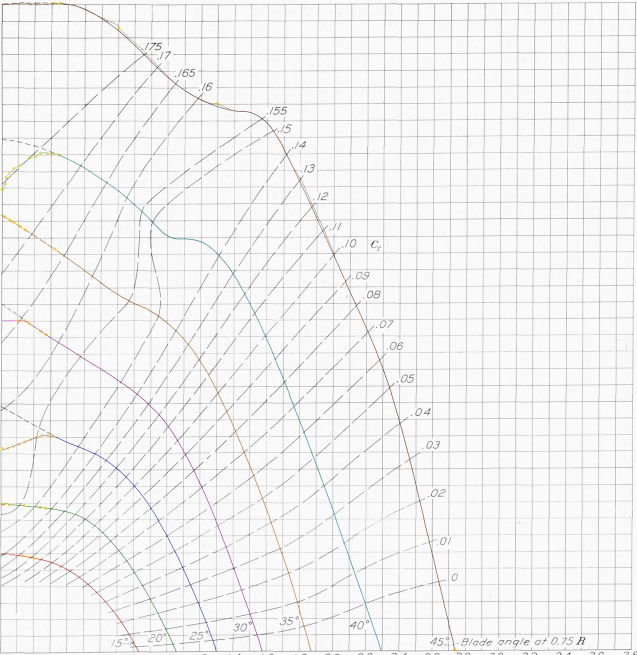
#> input picture validation/cases/naca_r640_5868_9_4blade/extraction/ov_f11_cp_3b.png, 1910 x 1965 px, given in place of pg8-000.png, which was not available (shown at 1/3 size)
$ python run_f6.py
#> lines starting #> are read from the running program, lines starting #| are printed output that depends on the picture; pictures that were not available may be replaced by others from this repository, and a replacement may not be noted
### validation/cases/naca_r640_5868_9_4blade/extraction/digilib.py
"""Small curve-tracing digitiser for scanned NACA charts (raster).

Workflow per figure: (1) find gridline pixel positions (long dark rows/cols),
(2) calibrate pixel->data from labelled gridlines, (3) trace each curve from a
seed point by following the dark ridge (gridlines suppressed), (4) overlay.
"""
import numpy as np
from PIL import Image, ImageDraw
from scipy import ndimage as ndi


def load_gray(path):
#> called with path = '../pg8-000.png'
    return np.array(Image.open(path).convert('L')).astype(float)


# [20 lines left out: function gridlines, not called in this run]


def darkness_map(gray, vlines=(), hlines=(), half=2, blur=1.0, atten=0.35):
    """Darkness 0..1 with gridlines blanked (so the tracker is not pulled along them)."""
    d = np.clip((235.0 - gray) / 170.0, 0, 1)
    d = ndi.gaussian_filter(d, blur)
    for x in vlines:
        xi = int(round(x)); d[:, max(0, xi - half):xi + half + 1] *= atten
    for y in hlines:
        yi = int(round(y)); d[max(0, yi - half):yi + half + 1, :] *= atten
    return d


def _sample(d, xs, ys):
    return ndi.map_coordinates(d, [ys, xs], order=1, mode='constant', cval=0.0)


def trace(d, seed, angle_deg, box, step=3.0, look=20.0, max_turn=30, turn_pen=0.003,
          min_score=0.07, max_gap=8, max_steps=4000, stop=None, recentre=3):
    """Follow a dark line from seed (x,y) heading angle_deg (image coords, 0=+x, 90=+y down).
    stop(x,y)->bool optional. Returns array of (x,y) points."""
    x, y = map(float, seed)
    th = np.deg2rad(angle_deg)
    pts = [(x, y)]
    gap = 0
    x0, y0, x1, y1 = box
    t = np.arange(2.0, look + 0.01, 1.0)
    for _ in range(max_steps):
        best = None
        for dd in np.arange(-max_turn, max_turn + 0.1, 2.0):
            a = th + np.deg2rad(dd)
            sc = _sample(d, x + t * np.cos(a), y + t * np.sin(a)).mean() - turn_pen * abs(dd)
            if best is None or sc > best[0]:
                best = (sc, a)
        sc, a = best
        if sc < min_score:
            gap += 1
            if gap > max_gap:
                break
            a = th  # coast straight through a gap (gridline crossing, dash gap)
        else:
            gap = 0
        nx, ny = x + step * np.cos(a), y + step * np.sin(a)
        if recentre and gap == 0:
            # move to the darkness centroid across the line
            nrm = a + np.pi / 2
            s = np.arange(-recentre, recentre + 0.01, 0.5)
            w = _sample(d, nx + s * np.cos(nrm), ny + s * np.sin(nrm))
            if w.sum() > 0:
                off = float((w * s).sum() / w.sum())
                nx += off * np.cos(nrm); ny += off * np.sin(nrm)
        # update heading smoothly
        h = np.arctan2(ny - y, nx - x)
        th = np.arctan2(0.6 * np.sin(th) + 0.4 * np.sin(h), 0.6 * np.cos(th) + 0.4 * np.cos(h)) if gap == 0 else th
        x, y = nx, ny
        if not (x0 <= x <= x1 and y0 <= y <= y1):
            break
        if stop is not None and stop(x, y):
            pts.append((x, y)); break
        pts.append((x, y))
    # drop trailing coasted points
    if gap:
        pts = pts[:-gap] if gap < len(pts) else pts
    return np.array(pts)


class Axis:
    """Linear pixel->value map from two (pixel, value) pairs, optionally least squares over many."""
    def __init__(self, pairs):
        p = np.array(pairs, float)
        A = np.vstack([p[:, 0], np.ones(len(p))]).T
        self.k, self.c = np.linalg.lstsq(A, p[:, 1], rcond=None)[0]
        self.resid = p[:, 1] - (self.k * p[:, 0] + self.c)

    def __call__(self, px):
        return self.k * np.asarray(px) + self.c

    def inv(self, v):
        return (np.asarray(v) - self.c) / self.k


def overlay(gray, box, curves, path, marks=None, scale=1.0):
    """curves: list of (pts_px Nx2, colour). marks: list of (x,y,colour) points drawn as circles."""
    x0, y0, x1, y1 = box
    im = Image.fromarray(gray[y0:y1, x0:x1].astype(np.uint8)).convert('RGB')
    dr = ImageDraw.Draw(im)
    for pts, col in curves:
        q = [(px - x0, py - y0) for px, py in pts]
        if len(q) > 1:
            dr.line(q, fill=col, width=1)
    if marks:
        for mx, my, col in marks:
            dr.ellipse([mx - x0 - 4, my - y0 - 4, mx - x0 + 4, my - y0 + 4], outline=col, width=2)
    if scale != 1.0:
        im = im.resize((int(im.width * scale), int(im.height * scale)))
    im.save(path)


# [63 lines left out: functions coord_crop, trace_both, line_maps, grid_positions, refine_cross, not called in this run]


class Affine:
    """data = A @ [px, py, 1]; fitted on refined gridline crossings."""
    # [7 lines left out: function __init__, not called in this run]

    def __call__(self, pts):
        pts = np.atleast_2d(pts)
        return np.column_stack([pts, np.ones(len(pts))]) @ self.A

    def inv(self, dat):
        dat = np.atleast_2d(dat)
        return np.column_stack([dat, np.ones(len(dat))]) @ self.Ai


# [34 lines left out: function guided_trace, not called in this run]

### validation/cases/naca_r640_5868_9_4blade/extraction/calib.py
import sys, numpy as np
from digilib import *
def normalise(g, size=41):
#> called with size = 41
    from scipy import ndimage as ndi
    bg = ndi.maximum_filter(ndi.median_filter(g[::4, ::4], 9), 5)
    bg = ndi.zoom(bg, 4, order=1)[:g.shape[0], :g.shape[1]]
#> bg: shape (1965, 1910) float64
    return np.clip(g / np.maximum(bg, 1) * 250.0, 0, 255)

# [8 lines left out: function grids, not called in this run]
# [5 lines that do not run on import are left out]


def lattice(g, box, axis, spacing=None):
    """Regular gridline lattice: mean darkness profile across the box, its period by autocorrelation,
    then every lattice line refined to the local profile peak (+-4 px). Returns list of positions."""
#> called with box = (390, 1640, 2200, 3005), axis = 'v'
    x0, y0, x1, y1 = box
    d = np.clip(250.0 - g[y0:y1, x0:x1], 0, None)
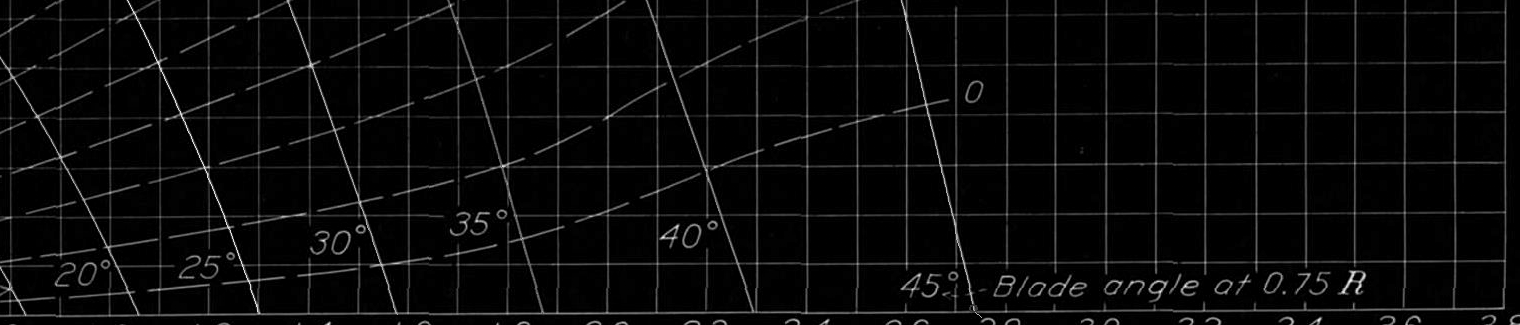
#> d: shape (325, 1520) float64; min 0, max 250, mean 9.5
    prof = d.mean(0) if axis == 'v' else d.mean(1)
#> prof = 1520 values, max 84.09 at index 906, min 0.243 at index 1508, mean 9.45
    off = x0 if axis == 'v' else y0
    prof = prof - np.median(prof)
#> prof = 1520 values, max 77.18 at index 906, min -6.67 at index 1508, mean 2.54
    if spacing is None:
        ac = np.correlate(prof, prof, 'full')[len(prof) - 1:]
#> ac = 1520 values, max 189698.2 at index 0, min -2496.7 at index 521, mean 4956.8
        lo = 30
        spacing = lo + int(np.argmax(ac[lo:200]))
#> spacing = 50
    # phase: maximise summed profile on the lattice
    best = None
    for sp in np.arange(spacing - 1.0, spacing + 1.01, 0.05):
        for ph in np.arange(0, sp, 0.5):
            pos = np.arange(ph, len(prof), sp)
            s = np.interp(pos, np.arange(len(prof)), prof).mean()
            if best is None or s > best[0]:
                best = (s, ph, sp)
#> after the loop, best = (49.2, 10, 49.8)
    spacing = best[2]
#> spacing = 49.8
    pos = np.arange(best[1], len(prof), spacing)
#> pos = 31 values from 10 to 1504
    out = []
    for p in pos:
        i0, i1 = int(max(0, p - 4)), int(min(len(prof), p + 5))
        seg = prof[i0:i1]
        j = int(np.argmax(seg)) + i0
        lo, hi = max(0, j - 2), min(len(prof), j + 3)
        w = np.clip(prof[lo:hi], 0, None)
        c = (np.arange(lo, hi) * w).sum() / w.sum() if w.sum() > 0 else j
        if prof[j] > 0.25 * np.percentile(prof[np.round(pos).astype(int).clip(0, len(prof) - 1)], 50):
            out.append(off + float(c))
#> this loop made 31 passes
#> (p, i0, i1, seg, j, lo, hi, c) on passes 1 to 6: (10, 6, 15, [3.99, 4.5, 6.8, 21.94, 52.42, 25.05, 5.56, 2.79, 4.39], 10, 8, 13, 10.01), (59.8, 55, 64, [3.43, 3.5, 3.1, 2.96, 20.49, 48.16, 32.53, 4.91, 2.51], 60, 58, 63, 60.15), (109.6, 105, 114, [2.41, 2.01, 1.17, 9.34, 46.15, 43.87, 8.03, 0.346, 1.71], 109, 107, 112, 109.4), (159.4, 155, 164, [2.33, 2.81, 0.51, 8.16, 45.04, 45.81, 7.55, 0.253, 0.271], 160, 158, 163, 159.5), (209.2, 205, 214, [4.67, 4.09, 21.54, 52.26, 41.56, 3.95, 2.63, 3.26, 3.48], 208, 206, 211, 208.2), (259, 254, 263, [2.01, 3.62, 2.95, 13.01, 55.4, 33.53, 5.87, -2.08, -0.75], 258, 256, 261, 258.2)
#> (p, i0, i1, j, lo, hi, w, c) on passes 9, 13, 16, 17, 20, 21: (408.4, 404, 413, 408, 406, 411, [0, 21.98, 57.17, 37.59, 0], 408.1), (607.6, 603, 612, 607, 605, 610, [0, 10.11, 55.44, 55.33, 8.25], 607.5), (757, 752, 761, 757, 755, 760, [9.12, 62.55, 63.61, 12.47, 0], 756.5), (806.8, 802, 811, 807, 805, 810, [1.75, 48.99, 66.97, 18.91, 0], 806.8), (956.2, 952, 961, 956, 954, 959, [7.92, 56.85, 61.33, 19.41, 0], 955.6), (1006, 1001, 1010, 1007, 1005, 1010, [4.67, 48.38, 54.32, 11.38, 0], 1006.6)
#> after the loop, out = 31 values from 400 to 1894.7
    return out, spacing


def grids2(page, box, norm=True):
    g = load_gray('../pg%d-000.png' % page)
    gl = normalise(g) if norm else g
    vl, sx = lattice(gl, box, 'v'); hl, sy = lattice(gl, box, 'h')
#> after `vl, sx = lattice(gl, box, 'v')`: vl = 31 values from 400 to 1894.7; sx = 49.8
#> the loop in lattice (call 2), `for p in pos:` made 7 passes
#> (p, i0, i1, seg, j, lo, hi, c) on passes 1, 3, 4, 5, 6, 7: (17.5, 13, 22, [7.12, 6.51, 6.8, 10.38, 12.44, 9.18, 4.32, 0.422, -0.23], 17, 15, 20, 16.86), (116, 111, 120, [4.23, 10.1, 11.96, 11.11, 12.5, 15.67, 12.49, 7.04, 1.01], 116, 114, 119, 115.9), (165.2, 161, 170, [1.98, 7.76, 16.02, 17.17, 18.4, 21.23, 16.65, 6.67, 1.73], 166, 164, 169, 165.7), (214.5, 210, 219, [0.317, 2.2, 9.5, 18.87, 25.96, 26, 16.51, 7.93, 2.81], 215, 213, 218, 214.7), (263.7, 259, 268, [2.06, 6.93, 16.52, 25.15, 30.06, 28.95, 13.7, 6.83, 1.34], 263, 261, 266, 263), (313, 308, 317, [6.84, 16.2, 21.15, 24.45, 34.26, 39.09, 25.15, 12.73, 5.13], 313, 311, 316, 312.8)
#> (p, i0, i1, j, lo, hi, w, c) on pass 2: (66.75, 62, 71, 67, 65, 70, [10.64, 14.52, 15.09, 7.92, 2.32], 66.54)
#> after `hl, sy = lattice(gl, box, 'h')`: hl = [1656.9, 1706.5, 1755.9, 1805.7, 1854.7, 1903, 1952.8]; sy = 49.25
    return gl, vl, hl

### validation/cases/naca_r640_5868_9_4blade/extraction/figdig.py
"""Generic per-figure digitiser for the NACA R-640 performance charts (CT, CP, eta vs V/nD)."""
import json, numpy as np
from digilib import *
from calib import grids, grids2
from scipy import ndimage as ndi

COLS = [(255, 0, 0), (0, 150, 0), (0, 0, 255), (200, 0, 200), (255, 128, 0), (0, 170, 170), (120, 60, 0)]


def trace_curve(d, seed, heading, box, xmin, xmax, ymax, max_turn=25, turn_pen=0.012, **kw):
    def stop(x, y):
        return x < xmin or x > xmax or y > ymax
    f = trace(d, seed, heading, box, stop=stop, max_turn=max_turn, turn_pen=turn_pen, **kw)
    b = trace(d, seed, heading + 180, box, stop=stop, max_turn=max_turn, turn_pen=turn_pen, **kw)
    p = np.vstack([b[::-1], f[1:]])
    p[:, 0] = np.clip(p[:, 0], xmin, xmax); p[:, 1] = np.minimum(p[:, 1], ymax)
    return p


def dash_mask(d, p, thr=0.12):
    """True where the traced line is dashed: gaps (low darkness) within +-12 px along the path."""
    seg = np.r_[0, np.cumsum(np.hypot(*np.diff(p, axis=0).T))]
    s = np.arange(0, seg[-1], 1.0)
    xs = np.interp(s, seg, p[:, 0]); ys = np.interp(s, seg, p[:, 1])
    # max darkness across +-2 px normal to the path (approximate with a 5x5 max filter)
    dm = ndi.maximum_filter(d, size=5)
    v = ndi.map_coordinates(dm, [ys, xs], order=1)
    gap = v < thr
    gapn = np.convolve(gap.astype(float), np.ones(25), 'same') > 0
    return np.interp(seg, s, gapn.astype(float)) > 0.5


def digitize(name, page, gbox, xcal, ycal, seeds, tbox, ylim_px, xlim_px, extra_overlay_box=None,
             vthr=200, ycal_from='h', guides=None, tol=7.0, norm=False, minlen=120, tkw=None, dkw=None, extend=True):
    """xcal=(value_of_first_vline, step) ycal=(value_of_last_hline(bottom), step) ; seeds {label: (x,y,heading,max_turn)}"""
    g, vl, hl = grids2(page, gbox)
#> vl = 31 values from 400 to 1894.7
    # calibration: vertical lines -> x, horizontal lines -> y (values from index, assumes no line missed;
    # missed lines are detected by spacing and re-indexed)
    def index(lines):
        lines = np.asarray(lines); dd = np.abs(np.diff(lines))
#> after `lines = np.asarray(lines)`: lines = 31 values from 400 to 1894.7
#> after `dd = np.abs(np.diff(lines))`: dd = 30 values, max 51.01 at index 24, min 48.39 at index 20, mean 49.82
        sp = np.median(dd[dd < 1.4 * np.percentile(dd, 10)])
#> sp = 49.83
        idx = np.round(np.abs(lines - lines[0]) / sp).astype(int)
#> idx = 31 values from 0 to 30
        return idx, sp
    ix, spx = index(vl); iy, spy = index(hl[::-1])
#> after `ix, spx = index(vl)`: ix = 31 values from 0 to 30; spx = 49.83
#> after `iy, spy = index(hl[::-1])`: iy = [0, 1, 2, 3, 4, 5, 6]; spy = 49.5
    # optional explicit anchors: xcal/ycal = (value, step, anchor_px) -> index relative to the anchor line
    if len(xcal) == 3:
        ix = np.round((np.asarray(vl) - xcal[2]) / spx).astype(int)
    if len(ycal) == 3:
        iy = np.round((ycal[2] - np.asarray(hl[::-1])) / spy).astype(int)
    def robust(pairs, step):
#> called with step = 0.1
        A = Axis(pairs)
#> in __init__, `p = np.array(pairs, float)`: p = 31 pairs, first value 400 to 1894.7, second value 0 to 3
#> in __init__, `A = np.vstack([p[:, 0], np.ones(len(p))]).T`: A = 31 pairs, first value 400 to 1894.7, second value 1 to 1
#> in __init__, `self.k, self.c = np.linalg.lstsq(A, p[:, 1], rcond=None)[0]`: self.k = 0.00201; self.c = -0.802
#> in __init__, `self.resid = p[:, 1] - (self.k * p[:, 0] + self.c)`: self.resid = 31 values, max 0.00173 at index 21, min -0.00158 at index 25, mean -4.56e-16
        keep = [pr for pr, r in zip(pairs, A.resid) if abs(r) < 0.06 * abs(step)]
#> keep has the same summary as p in __init__
        return Axis(keep), len(pairs) - len(keep)
    X, dropx = robust([(p, xcal[0] + xcal[1] * i) for p, i in zip(vl, ix)], xcal[1])
#> dropx = 0
    Y, dropy = robust([(p, ycal[0] + ycal[1] * i) for p, i in zip(hl[::-1], iy)], ycal[1])
#> dropy = 0
    if dropx or dropy:
        print('  calibration: dropped %d v / %d h gridlines as outliers' % (dropx, dropy))
    d = darkness_map(g, vl, hl, **(dkw or {}))
#> in darkness_map, `d = np.clip((235.0 - gray) / 170.0, 0, 1)`:
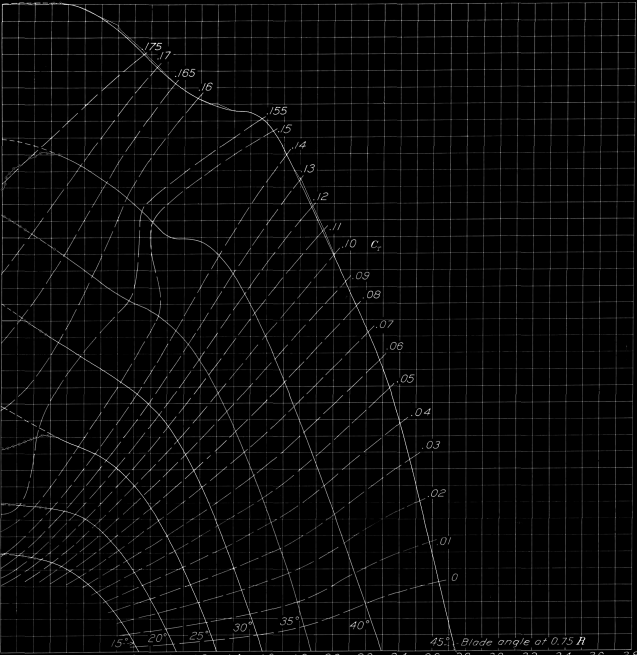
#> d: shape (1965, 1910) float64 (shown at 1/3 size); min 0, max 1, mean 0.0315
#> the loop in darkness_map, `for x in vlines:` made 31 passes
#> (x, xi) on passes 1 to 12: (400, 400), (450.1, 450), (499.4, 499), (549.5, 550), (598.2, 598), (648.2, 648), (699.1, 699), (748.4, 748), (798.1, 798), (847.8, 848), (897.4, 897), (947.6, 948)
#> the loop in darkness_map, `for y in hlines:` made 7 passes
#> (y, yi) on passes 1 to 7: (1656.9, 1657), (1706.5, 1707), (1755.9, 1756), (1805.7, 1806), (1854.7, 1855), (1903, 1903), (1952.8, 1953)
    res = {}
    for lab, (sx, sy, hd, mt) in seeds.items():
        p = trace_curve(d, (sx, sy), hd, tbox, xlim_px[0], xlim_px[1], ylim_px, max_turn=mt, **(tkw or {}))
        if guides and lab in guides:
            # hand waypoints (page px, picked on zoomed coordinate crops) replace the tracker where the
            # tracker is ambiguous (curve crossings / tangencies); the line itself is still located
            # automatically within +-tol px of the waypoint polyline
            wp = np.asarray(guides[lab], float)
            gp, ok, _ = guided_trace(d, wp, tol=tol)
            lo, hi = wp[:, 0].min(), wp[:, 0].max()
            keep = (p[:, 0] < lo) | (p[:, 0] > hi)
            p = np.vstack([p[keep & (p[:, 0] < lo)], gp, p[keep & (p[:, 0] > hi)]])
            p = p[np.argsort(p[:, 0])]
        if extend:
            p = extend_left(d, p, xlim_px[0], ylim_px, tbox)
        dm = dash_mask(d, p)
        res[lab] = (p, dm)
#> this loop made 7 passes
#> pass 1, in dash_mask, `dm = ndi.maximum_filter(d, size=5)`:
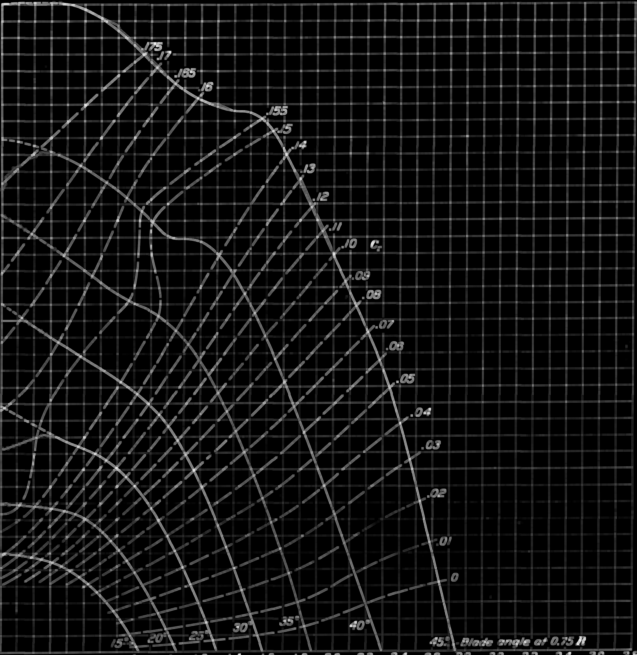
#> dm: shape (1965, 1910) float64 (shown at 1/3 size); min 0, max 0.931, mean 0.0738
#> after the loop, res = 7 items
    ob = extra_overlay_box or tbox
    curves = []
    for k, (lab, (p, dm)) in enumerate(res.items()):
        curves.append((p, COLS[k % len(COLS)]))
#> this loop made 7 passes
#> lab on passes 1 to 7: 15, 20, 25, 30, 35, 40, 45
#> after the loop, curves = 7 items
    overlay(g, ob, curves, 'ov_%s.png' % name, marks=[(p[dm][i, 0], p[dm][i, 1], (255, 200, 0)) for (p, dm) in res.values() for i in range(0, dm.sum(), 6)])
#> in overlay, `im = Image.fromarray(gray[y0:y1, x0:x1].astype(np.uint8)).convert('RGB')`:
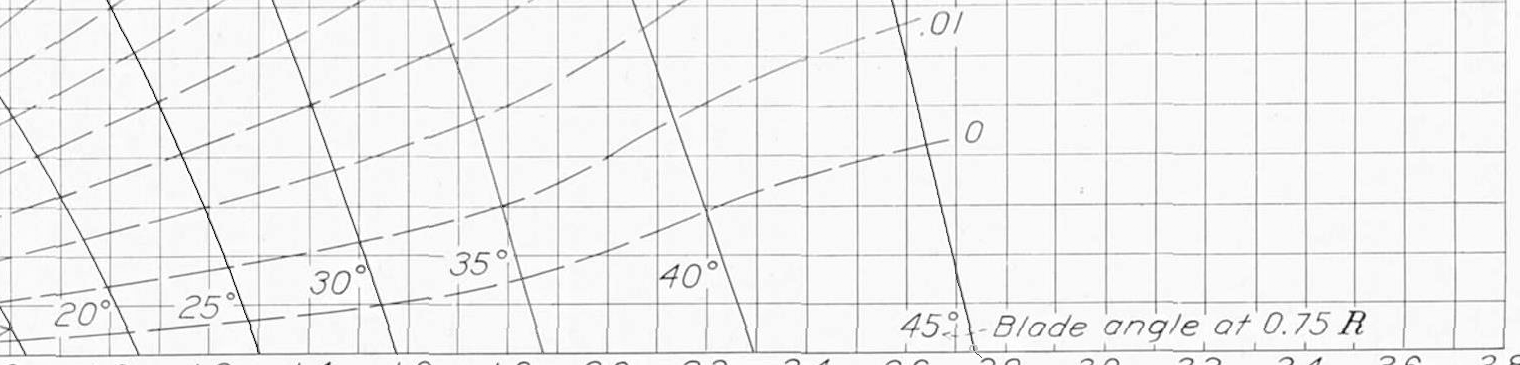
#> im: PIL image 1520x365 RGB; min 0, max 255, mean 241.3
#> the loop in overlay, `for pts, col in curves:` made 7 passes
#> col on passes 1 to 7: (255, 0, 0), (0, 150, 0), (0, 0, 255), (200, 0, 200), (255, 128, 0), (0, 170, 170), (120, 60, 0)
#> the loop in overlay, `for mx, my, col in marks:` made 91 passes
#> (mx, my) on passes 1 to 12: (675.1, 2754.2), (681.8, 2770.9), (688.6, 2787.6), (695.3, 2804.3), (702, 2821), (708.8, 2837.7), (715.5, 2854.4), (722.3, 2871.1), (729, 2887.7), (735.8, 2904.4), (742.5, 2921.1), (749.2, 2937.8)
    out = {}
    for lab, (p, dm) in res.items():
        out[lab] = {'x': X(p[:, 0]).tolist(), 'y': Y(p[:, 1]).tolist(), 'dashed': dm.tolist(), 'px': p.tolist()}
#> after the loop, out = 7 items
    cal = {'vlines': vl, 'hlines': hl, 'x_resid_max': float(np.abs(X.resid).max()), 'y_resid_max': float(np.abs(Y.resid).max()),
           'x_px_per_unit': 1 / X.k, 'y_px_per_unit': 1 / Y.k, 'nv': len(vl), 'nh': len(hl)}
    json.dump({'name': name, 'page': page, 'calibration': cal, 'curves': out}, open('dig_%s.json' % name, 'w'))
    print(name, 'cal resid x %.4f y %.5f, nv %d nh %d' % (cal['x_resid_max'], cal['y_resid_max'], len(vl), len(hl)))
#| f6_cp_2b cal resid x 0.0017 y 0.00013, nv 31 nh 7
    for lab, c in out.items():
        x = np.array(c['x']); y = np.array(c['y']); dm = np.array(c['dashed'])
        pass
        print('  %-4s n=%3d  x %.3f..%.3f  y %.4f..%.4f  dashed up to x=%s' % (lab, len(x), x.min(), x.max(), y.min(), y.max(),
              ('%.2f' % x[dm].max()) if dm.any() else '-'))
    return out


# [32 lines left out: functions auto_seeds, row_peaks, probe, not called in this run]


def extend_left(d, p, xmin, ymax, box, gap=40, turn=8):
    """Continue a curve leftwards from its min-x end (dashed low-J part the tracker lost): heading from the
    last 25 px, small turn limit, long gap tolerance."""
    p = p[np.argsort(p[:, 0])]
    if p[0, 0] <= xmin + 3:
        return p
    a = p[0]; b = p[min(len(p) - 1, 8)]
    hd = np.degrees(np.arctan2(a[1] - b[1], a[0] - b[0]))
    stop = lambda x, y: x < xmin or y > ymax
    e = trace(d, tuple(a), hd, box, stop=stop, max_turn=turn, turn_pen=0.012, min_score=0.03, max_gap=gap)
    e[:, 0] = np.clip(e[:, 0], xmin, None)
    return np.vstack([e[::-1][:-1], p])

### validation/cases/naca_r640_5868_9_4blade/extraction/run_f6.py
from figdig import *
B = (390, 1640, 2200, 3005)
# seeds: dark-line peaks on row y=2910 whose up-left trace ends on the CP axis (selection printed in the log)
xs = [738, 871, 1009, 1145, 1300, 1519, 1776]
seeds = {a: (x, 2910, -112, 12) for a, x in zip([15, 20, 25, 30, 35, 40, 45], xs)}
digitize('f6_cp_2b', 8, B, (0.0, 0.1), (0.0, 0.01), seeds, (390, 1600, 2195, 3000), 2998.5, (398, 2193),
         vthr=238, norm=True, tkw=dict(min_score=0.04, max_gap=16), dkw=dict(atten=0.6))
